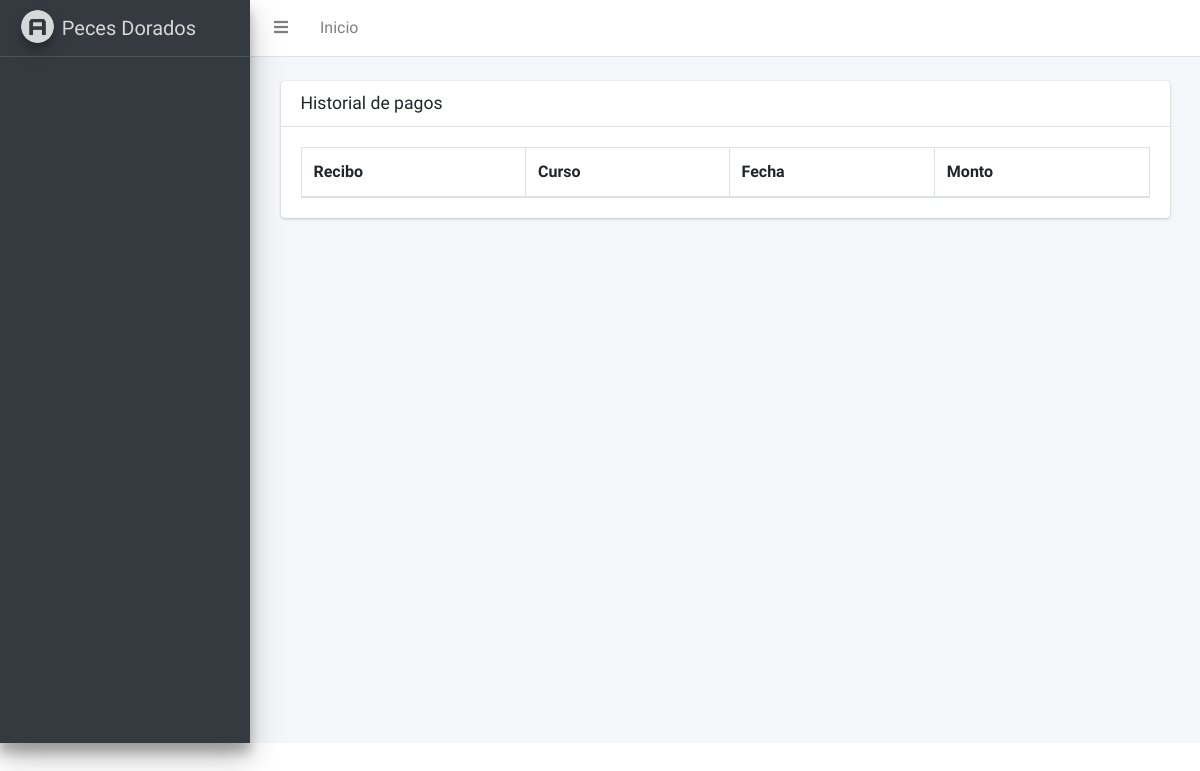
Before: /atletaHistorial.php with the older database file.
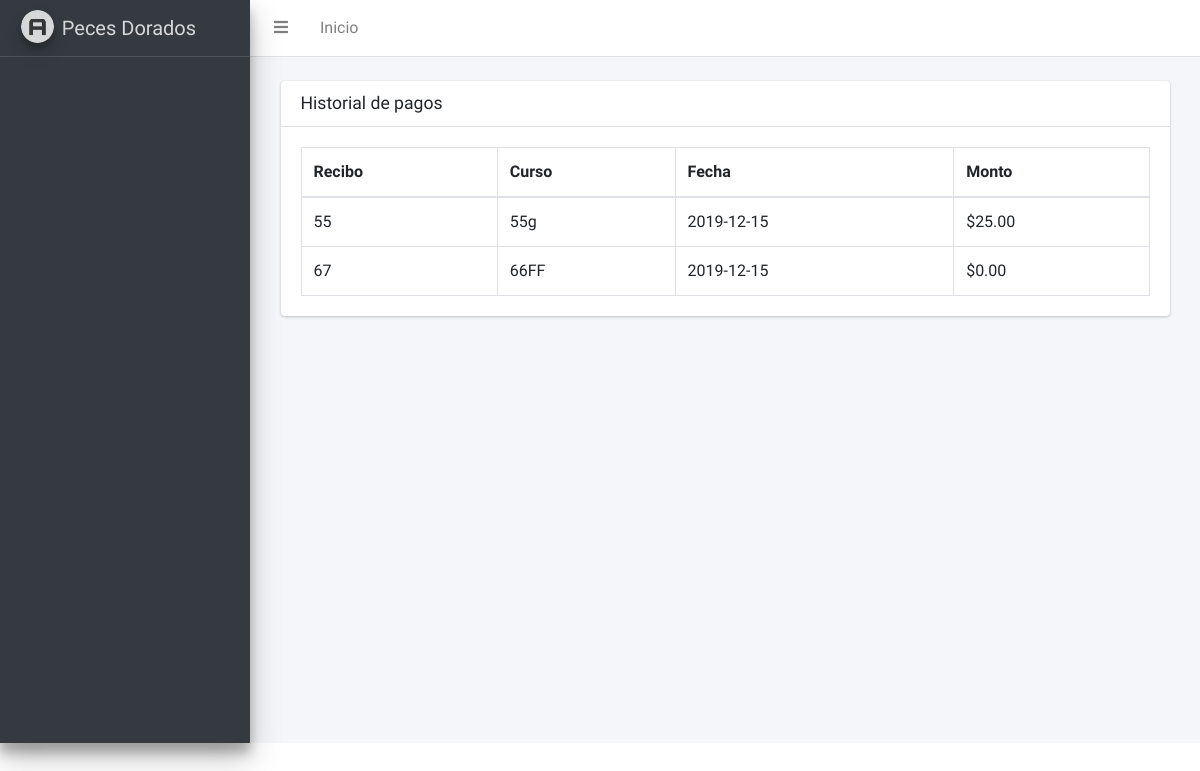
After: the same page with the newer database file.
### tables this page shows
CREATE TABLE IF NOT EXISTS `pagos` (
  `numerorecibo` int(11) NOT NULL,
  `fecha` date NOT NULL,
  `monto` decimal(10,2) NOT NULL DEFAULT '0.00',
  `idcur` varchar(50) NOT NULL,
  `idrespon` varchar(50) NOT NULL,
  PRIMARY KEY (`numerorecibo`),
  KEY `idcur` (`idcur`),
  KEY `idrespon` (`idrespon`),
  CONSTRAINT `pagos_ibfk_1` FOREIGN KEY (`idcur`) REFERENCES `cursos` (`idcurso`),
  CONSTRAINT `pagos_ibfk_2` FOREIGN KEY (`idrespon`) REFERENCES `adultoresponsable` (`idadulto`)
);

### funcionesSQL/atletaSQL.php (called while the page is built, shortened)
<?php
class AtletaSQL
{
    public static function obtenerHistorialPago()
    {
        try {
            $pdo = BaseDeDatos::obtenerBD()->obtenerConexion();
            $sql = "SELECT DISTINCT pagos.numerorecibo,pagos.fecha, pagos.idcur, pagos.monto
            from pagos,atletas,adultoresponsable
            where cedulaatleta = '6-719-1951' and atletas.idrespo = pagos.idrespon";
            $sentencia = $pdo->prepare($sql);
            $sentencia->execute();
            return $sentencia->fetchAll(PDO::FETCH_ASSOC);
        } catch (PDOException $e) {
            return $e;
        }
    }
}

### atletaHistorial.php (the view, shortened to what this page needs)
<?php include("funcionesSQL/atletaSQL.php");  ?>
<!DOCTYPE html>
<html>
<head>
  <link rel="stylesheet" href="css/all.min.css">
  <link rel="stylesheet" href="css/dataTables.bootstrap4.css">
  <link rel="stylesheet" href="css/adminlte.min.css">
</head>
<body class="hold-transition sidebar-mini">
  <div class="wrapper">
    <nav class="main-header navbar navbar-expand navbar-white navbar-light">
      <ul class="navbar-nav">
        <li class="nav-item">
          <a class="nav-link" data-widget="pushmenu" href="#"><i class="fas fa-bars"></i></a>
        </li>
        <li class="nav-item d-none d-sm-inline-block">
          <a href="index3.html" class="nav-link">Inicio</a>
        </li>
      </ul>
    </nav>
    <aside class="main-sidebar sidebar-dark-primary elevation-4">
      <a href="index3.html" class="brand-link">
        <img src="img/AdminLTELogo.png" alt="AdminLTE Logo" class="brand-image img-circle elevation-3" style="opacity: .8">
        <span class="brand-text font-weight-light">Peces Dorados</span>
      </a>
    </aside>
    <div class="content-wrapper">
      <section class="content">
        <div class="container-fluid">
          <div class="col-12">
            <div class="col-md-12">
              <br>
              <section class="content">
                <div class="row">
                  <div class="col-12">
                    <div class="card">
                      <div class="card-header">
                        <h3 class="card-title">Historial de pagos</h3>
                      </div>
                      <div class="card-body">
                        <table id="example2" class="table table-bordered table-hover">
                          <thead>
                            <tr>
                              <th>Recibo</th>
                              <th>Curso</th>
                              <th>Fecha</th>
                              <th>Monto</th>
                            </tr>
                          </thead>
                          <tbody>
                            <tr>
                              <?php
                              $registro = AtletaSQL::obtenerHistorialPago();
                              foreach ($registro as $key => $data) {
                                $recibo = $data['numerorecibo'];
                                $curso = $data['idcur'];
                                $fecha = $data['fecha'];
                                $monto = $data['monto'];
                                ?>
                            <tr>
                              <td> <?php echo $recibo; ?> </td>
                              <td> <?php echo $curso; ?> </td>
                              <td> <?php echo $fecha; ?> </td>
                              <td> <?php echo "$" . $monto; ?> </td>
                            </tr>
                            <tr>
                            <?php
                            }
                            ?>
                          </tbody>
                        </table>
                      </div>
                    </div>
                  </div>
                </div>
            </div>
      </section>
    </div>
  </div>
</body>
</html>

Changed rows visible on the page:
added pagos: numerorecibo "55", idcur "55g", fecha "2019-12-15", monto "25.00"
added pagos: numerorecibo "67", idcur "66FF", fecha "2019-12-15", monto "0.00"
